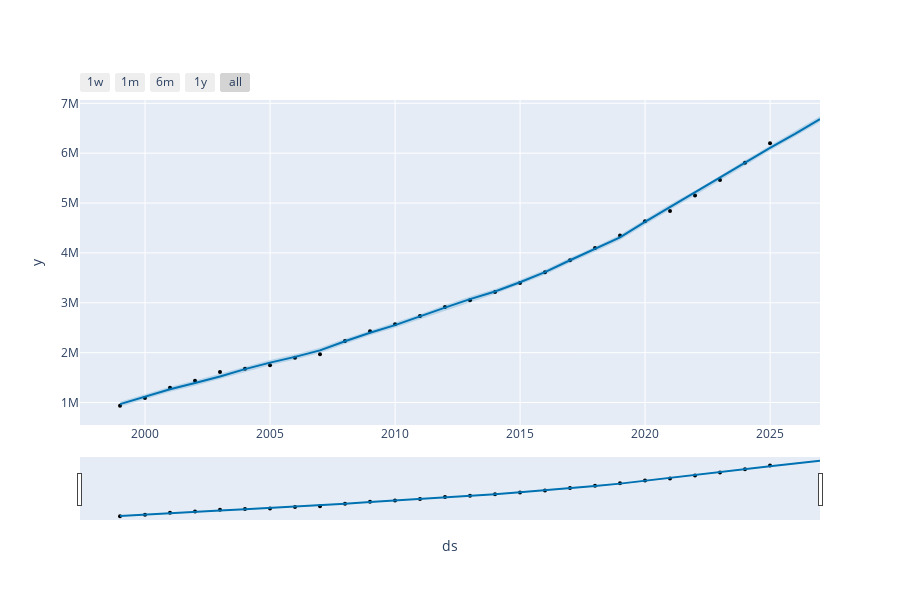

Write notebook code for a chart like this one.
### Markdown cell above
- Se puede evidenciar un modelo mucho más ajustado, con resultados más reducidos y que de igual forma siguen el patrón de la serie de datos.

### Code cell
from prophet.plot import plot_plotly, plot_components_plotly

plot_plotly(m, forecast)
